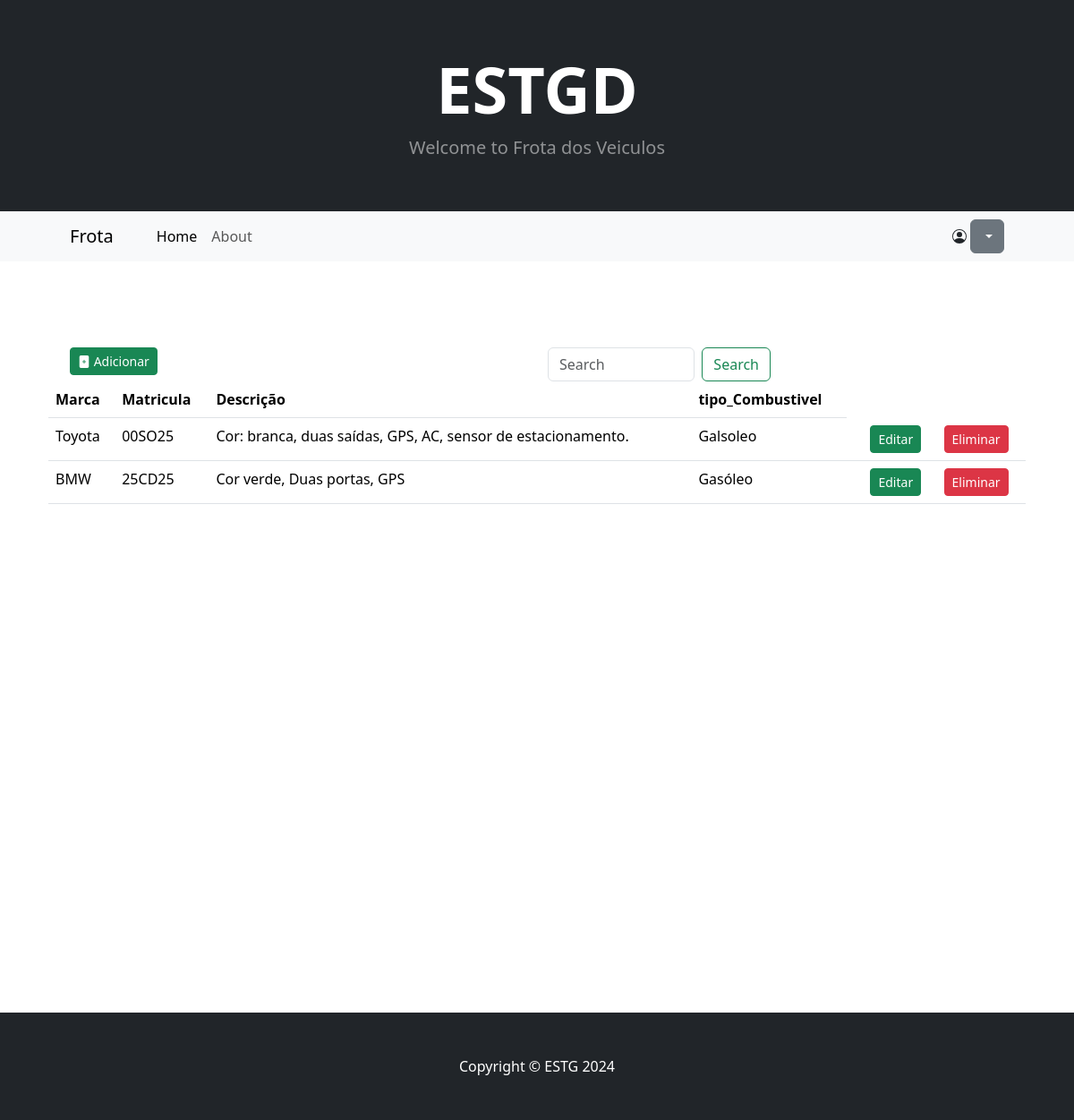
Page /frota/veiculoList/ on the committed database.
### frota/models.py (models this page shows, shortened)
class Veiculo(models.Model):
    matricula = models.CharField(max_length=50)
    marca = models.CharField(max_length=50)
    tipo_combustivel = models.CharField(max_length=50)
    description = models.TextField(max_length=100, blank=True, null=True, default='')
    image = models.ImageField(upload_to='uploads/veiculo')

### frota/views.py (the view)
# urls.py: path('veiculoList/', views.veiculoList, name='veiculoList'),
def veiculoList(request):
    try:
        veiculos = Veiculo.objects.all()
        return render(request, 'veiculoList.html', {'veiculos':veiculos})
    except:
        messages.success(request, 'Erro o sistema não consegue carregar os dados!')
        return redirect('home')

### frota/templates/veiculoList.html (shortened to what this page needs)
{% extends 'base.html'%}
{% block content %}
{% include 'head.html'%}
{% include 'navbar.html'%}
  <section class="py-5">
            <div class="container px-4 px-lg-5 mt-5">
                <div class="row gx-4 gx-lg-5 row-cols-2 row-cols-md-3 row-cols-xl-4 justify-content-center">
                    <div>
                       <a class="btn btn-success btn-sm " href="{%url 'veiculoregister'%}"><i class="bi bi-file-plus-fill" ></i> Adicionar</a>
                    </div>
                   <div class="container-fluid">
<form class="d-flex" role="search" action="{% url 'pesquisarVeiculo'%}" method="get">
      <input name="marca" class="form-control me-2" type="text" placeholder="Search" aria-label="Search">
      <button class="btn btn-outline-success" type="submit">Search</button>
    </form>
  </div>
<br>
                    <table class="table">
  <thead>
    <tr>
      <th scope="col">Marca</th>
      <th scope="col">Matricula</th>
      <th scope="col">Descrição</th>
      <th scope="col">tipo_Combustivel</th>
    </tr>
  </thead>
  <tbody>
  {% for veiculo in veiculos %}
    <tr>
      <td >{{ veiculo.marca }}</td>
        <td >{{ veiculo.matricula }}</td>
      <td >{{ veiculo.description }}</td>
      <td >{{ veiculo.tipo_combustivel }}</td>
      <td>
          <td><a class="btn btn-success btn-sm " href="{% url 'editarveiculo' veiculo.pk%}" style="color: white">Editar</a></td>
          <td><a class="btn btn-danger btn-sm " href="{% url 'eliminarveiculo' veiculo.pk%}" style="color: white">Eliminar</a></td>
      </td>
        {% endfor%}
    </tr>
  </tbody>
</table>
                         </div>
                        </div>
</section>
<br><br><br><br><br><br><br><br><br><br><br><br><br><br><br><br><br><br><br><br><br><b></b>
{% endblock %}

### rows in the picture
Veiculo: marca "Toyota", matricula "00SO25", description "Cor: branca, duas saídas, GPS, AC, sensor de estacionamento.", tipo_combustivel "Galsoleo"
Veiculo: marca "BMW", matricula "25CD25", description "Cor verde, Duas portas, GPS", tipo_combustivel "Gasóleo"
